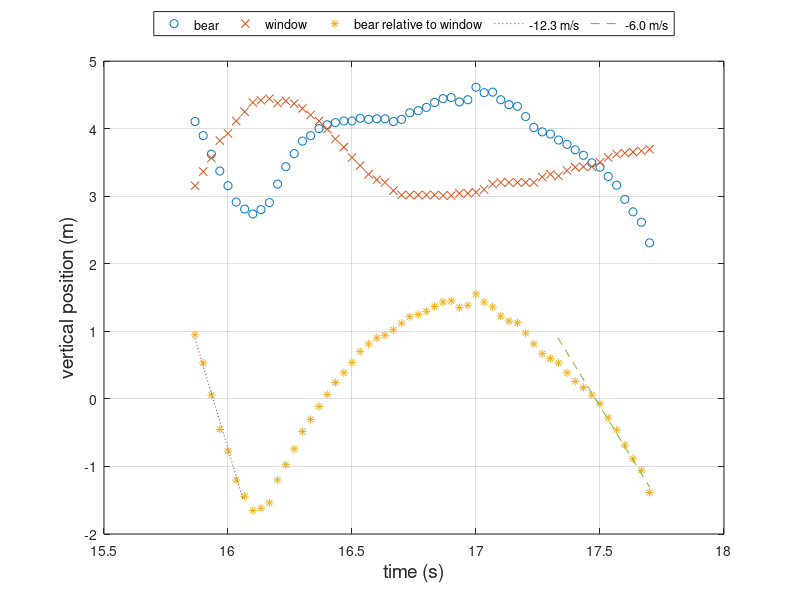

The MATLAB source for this figure:
# Nathan Moore
# make images that can be bw

# how do you read from file?
# https://www.mathworks.com/help/matlab/ref/csvread.html
# skip the first two rows, read all columns
R1=1;
C1=0;
exp_data=csvread(
'bear_data.csv',
R1,
C1
);

# create 1D arrays from 2D CSV data
t = exp_data(:, 1);
x_bear = exp_data(:, 2);
y_bear = exp_data(:,3)  ;
x_window = exp_data(:, 4);
y_window = exp_data(:,5)  ;
x_relative = exp_data(:, 7); % note, order is swapped
y_relative = exp_data(:,6)  ;

# theoretical line
t_th_1 = linspace(min(t),16.06);
t_th_2 = linspace(17.33,max(t));

plot(t,y_bear, "o",'DisplayName',"bear")
hold on
plot(t,y_window, "x",'DisplayName',"window")
plot(t,y_relative,"*",'DisplayName',"bear relative to window")
plot(t_th_1,195.9-12.29*t_th_1,':','DisplayName',"-12.3 m/s")
plot(t_th_2,104.4-5.972*t_th_2,'--','DisplayName',"-6.0 m/s")
hold off
grid()
ylabel("vertical position (m)", 'FontSize', 14);
xlabel("time (s)", 'FontSize', 14);
%legend boxoff
%legend( "location", "northoutside",  "orientation", "horizontal", 'FontSize', 14)
legend( "location", "northoutside",  "orientation", "horizontal")
print bear-y.png

